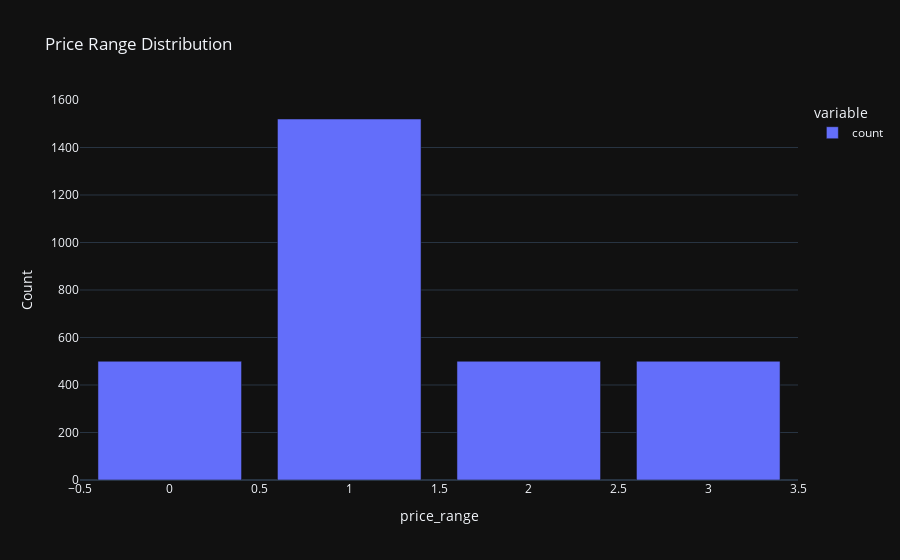

The notebook cell this image was saved under:
### Code cell
# 1. Price distribution
fig = px.bar(df['price_range'].value_counts().sort_index(),
             title='Price Range Distribution',
             labels={'index': 'Price Range', 'value': 'Count'})
fig.show()

print("\nPrice counts:")

### Figure 1 — Plotly figure (JSON) as saved in the notebook; plotly's stock layout.template omitted (floating-point values rounded to 4 significant figures)
{"data": [{"hovertemplate": "variable=count<br>price_range=%{x}<br>Count=%{y}<extra></extra>", "legendgroup": "count", "marker": {"color": "#636efa", "pattern": {"shape": ""}}, "name": "count", "orientation": "v", "showlegend": true, "textposition": "auto", "x": [0, 1, 2, 3], "xaxis": "x", "y": [500, 1520, 500, 500], "yaxis": "y", "type": "bar"}], "layout": {"xaxis": {"anchor": "y", "domain": [0.0, 1.0], "title": {"text": "price_range"}}, "yaxis": {"anchor": "x", "domain": [0.0, 1.0], "title": {"text": "Count"}}, "legend": {"title": {"text": "variable"}, "tracegroupgap": 0}, "title": {"text": "Price Range Distribution"}, "barmode": "relative"}}
